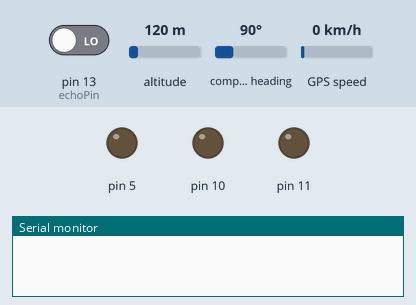
Simulated run of this sketch. Board: Arduino Uno, built with avr-gcc and run on an emulated ATmega328P. On the bench: output pins drawn as LEDs (lit = HIGH), the last lines printed to the serial monitor. The inputs (shaded band) are chosen by the test bench; at power-on: pin 13 (echoPin) LOW, altitude 120 m, compass heading 90°, GPS speed 0 km/h. The GPS gets a fix after 3 s at 37.7749, -122.4194 with 8 satellites; the modem accepts every AT command (registered, SIM ready, sends succeed) and sends nothing else; pins used as bus, display or sensor lines are not drawn.

Above: at 0.1 s.
At 7.1 s:
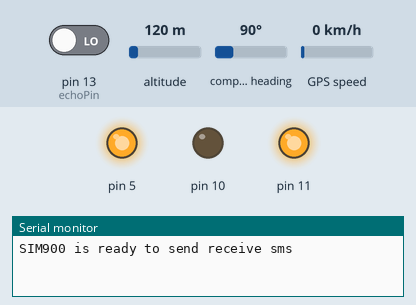
At 8.2 s:
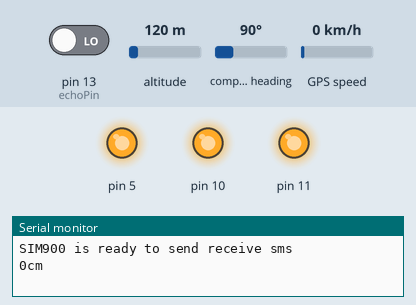
Timing chart, 0 to 9.7 s (numbered marks = the images above):
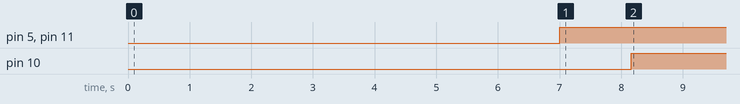

The sketch:

gsm_gps_ultrasonic_integration_full_arduino.ino
```cpp
///code by ROHIT_D_H
#include <SoftwareSerial.h>
#include <TinyGPS++.h>

// Configure software serial port
SoftwareSerial SIM900(7, 8);/*rx tx*/
SoftwareSerial GPS_SoftSerial(4, 3);/*rx, tx*/

TinyGPSPlus gps;

// Variable to store text message and gps location
String textMessage;
const String inf;
int trigPin = 12;    // Trigger
int echoPin = 13;    // Echo
long duration, cm;
volatile float minutes, seconds , minutes1 , seconds1;
volatile int degree, secs, mins , degree1, secs1, mins1;


void setup() {

pinMode(10, OUTPUT);
pinMode(11, OUTPUT);
pinMode(5, OUTPUT);
pinMode(trigPin, OUTPUT);
pinMode(echoPin, INPUT);
   // Initializing serial commmunication
  Serial.begin(19200);
  SIM900.begin(19200);
  delay(6000);
  Serial.println("SIM900 is ready to send receive sms");

  // AT command to set SIM900 to SMS mode
  SIM900.print("AT+CMGF=1\r");
  delay(1000);
  // Set module to send SMS data to serial out upon receipt

}

void loop() {
digitalWrite(5,HIGH);
digitalWrite(11,HIGH);
  // The sensor is triggered by a HIGH pulse of 10 or more microseconds.
  // Give a short LOW pulse beforehand to ensure a clean HIGH pulse:
  digitalWrite(trigPin, LOW);
  delay(80);
  digitalWrite(trigPin, HIGH);
  delay(80);
  digitalWrite(trigPin, LOW);

  // Read the signal from the sensor: a HIGH pulse whose
  // duration is the time (in microseconds) from the sending
  // of the ping to the reception of its echo off of an object.
  pinMode(echoPin, INPUT);
  duration = pulseIn(echoPin, HIGH);

  // Convert the time into a distance
  cm = (duration/2) / 29.1;     // Divide by 29.1 or multiply by 0.0343
   // Divide by 74 or multiply by 0.0135


  Serial.print(cm);
  Serial.print("cm");
  Serial.println();
if (cm>=7 &&  cm<20)
{digitalWrite(10,HIGH);
Serial.println("break applied");}

else if (cm<=5)
{  digitalWrite(10,HIGH);
  GPS_SoftSerial.begin(9600);
  gpsval();


   String message = inf;
    // Initializing serial commmunication
  Serial.begin(19200);
  SIM900.begin(19200);
  Serial.println("SIM900 is ready to send receive sms");

  // AT command to set SIM900 to SMS mode
  SIM900.print("AT+CMGF=1\r");
  delay(1000);
    sendSMS(message);
 Serial.println("SENDING MESSAGE");
 textMessage = "";
 delay(1000000);
 }
else
{digitalWrite(10,LOW);
}
}

// Function that sends SMS
void sendSMS(String message){
  // AT command to set SIM900 to SMS mode
  SIM900.print("AT+CMGF=1\r");
  delay(100);

  // change to your sim900's your phone number
  SIM900.println("AT + CMGS = \"6362839877\"");
  delay(100);
  // Send the SMS
  SIM900.println(message);
  delay(100);

  // End AT command with a ^Z, ASCII code 26
  SIM900.println((char)26);
  delay(100);
  SIM900.println();
  // Give module time to send SMS
  delay(5000);
}

static void smartDelay(unsigned long ms)
{
  unsigned long start = millis();
  do
  {
    while (GPS_SoftSerial.available())  /* Encode data read from GPS while data is available on serial port */
      gps.encode(GPS_SoftSerial.read());
    /* Encode basically is used to parse the string received by the GPS and to store it in a buffer so that information can be extracted from it */
  } while (millis() - start < ms);
}

void DegMinSec( double tot_val)   /* Convert data in decimal degrees into degrees minutes seconds form */
{
  degree = (int)tot_val;
  minutes = tot_val - degree;
  seconds = 60 * minutes;
  minutes = (int)seconds;
  mins = (int)minutes;
  seconds = seconds - minutes;
  seconds = 60 * seconds;
  secs = (int)seconds;
}

void DegMinSec1( double tot_val)   /* Convert data in decimal degrees into degrees minutes seconds form */
{
  degree1 = (int)tot_val;
  minutes1 = tot_val - degree1;
  seconds1 = 60 * minutes1;
  minutes1 = (int)seconds1;
  mins1 = (int)minutes1;
  seconds1 = seconds1 - minutes1;
  seconds1 = 60 * seconds1;
  secs1 = (int)seconds1;
}

void gpsval(){
  int i;
  for(i=0;i<2;i++)
  {
 smartDelay(1000); /* Generate precise delay of 1ms */
        unsigned long start;
        double lat_val, lng_val, alt_m_val;
        uint8_t hr_val, min_val, sec_val;
        bool loc_valid, alt_valid, time_valid;
        char time_string[32];
        lat_val = gps.location.lat(); /* Get latitude data */
        loc_valid = gps.location.isValid(); /* Check if valid location data is available */
        lng_val = gps.location.lng(); /* Get longtitude data */
        alt_m_val = gps.altitude.meters();  /* Get altitude data in meters */
        alt_valid = gps.altitude.isValid(); /* Check if valid altitude data is available */
        hr_val = gps.time.hour(); /* Get hour */
        min_val = gps.time.minute();  /* Get minutes */
        sec_val = gps.time.second();  /* Get seconds */
        time_valid = gps.time.isValid();  /* Check if valid time data is available */


          DegMinSec(lat_val);
          Serial.print("Latitude in Decimal Degrees : ");
          Serial.println(lat_val, 6);
          Serial.print("Latitude in Degrees Minutes Seconds : ");
          Serial.print(degree);
          Serial.print("\t");
          Serial.print(mins);
          Serial.print("\t");
          Serial.println(secs);

          DegMinSec1(lng_val); /* Convert the decimal degree value into degrees minutes seconds form */
          Serial.print("Longitude in Decimal Degrees : ");
          Serial.println(lng_val, 6);
          Serial.print("Longitude in Degrees Minutes Seconds : ");
          Serial.print(degree1);
          Serial.print("\t");
          Serial.print(mins1);
          Serial.print("\t");
          Serial.println(secs1);
          Serial.print("Altitude : ");
          Serial.println(alt_m_val, 6);
       String rohit="latitude = ";
       String dattatraya="        longitude = ";
       inf =rohit + lat_val + dattatraya +lng_val ;

  }

  // Set module to send SMS data to serial out upon receipt
        }
```

Measured:
- by itself, pin 5, pin 11: LOW → HIGH at 7.0 s
- by itself, pin 10: LOW → HIGH at 8.2 s
